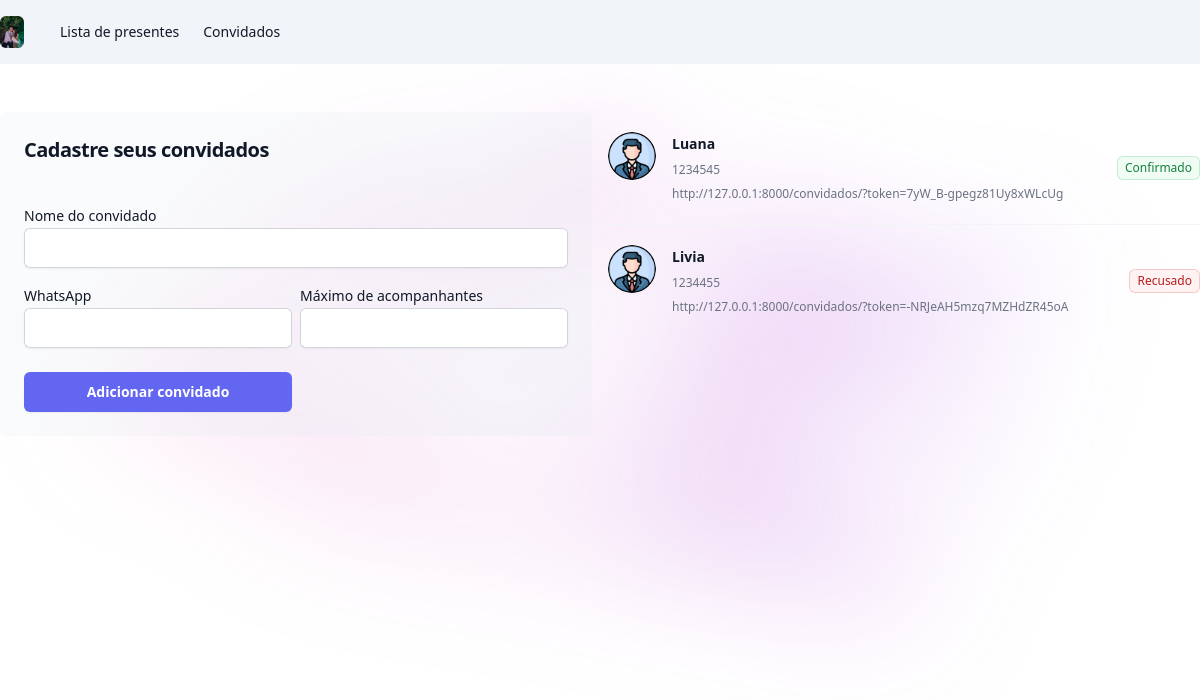
Page /noivos/lista_convidados on the committed database.
### noivos/models.py (models this page shows, shortened)
class Convidados(models.Model):
    status_choices = (
        ('AC', 'Aguardando confirmação'),
        ('C', 'Confirmado'),
        ('R', 'Recusado')
    )
    nome_convidado = models.CharField(max_length=100)
    whatsapp = models.CharField(max_length=25, null=True, blank=True)
    maximo_acompanhantes = models.PositiveIntegerField(default=0)
    token = models.CharField(max_length=25)
    status = models.CharField(max_length=2, choices=status_choices, default='AC')
    @property
    def link_convite(self):
        return f'http://127.0.0.1:8000/convidados/?token={self.token}'

### noivos/views.py (the view, shortened to what this page needs)
# urls.py: path('lista_convidados', views.lista_convidados, name ="lista_convidados")
def lista_convidados(request):
    if request.method == "GET":
        convidados = Convidados.objects.all()
        return render(request, 'lista_convidados.html', {'convidados': convidados})

### noivos/templates/lista_convidados.html
{% extends "base.html" %}
{% load static %}
{% block 'body' %}
{% include "partials/navbar.html" %}
    <div class="max-w-7xl mx-auto mt-12">
        <div class="grid gap-4 grid-cols-2">
            <div class="bg-slate-200/20 p-6 rounded-md">
              <form action="{% url 'lista_convidados' %}" method="POST">{% csrf_token %}
                <h2 class="text-balance text-xl font-semibold tracking-tight text-gray-900">Cadastre seus convidados</h2>
                <br>
                <label class="mt-4 block text-sm leading-6 text-gray-900">Nome do convidado</label>
                <input type="text" name="nome_convidado" class="block w-full rounded-md border-0 px-3.5 py-2 text-gray-900 shadow-sm ring-1 ring-inset ring-gray-300 placeholder:text-gray-400 focus:ring-2 focus:ring-inset focus:ring-indigo-600 sm:text-sm sm:leading-6">
                <div class="grid grid-cols-2 gap-2">
                    <div>
                        <label class="mt-4 block text-sm leading-6 text-gray-900">WhatsApp</label>
                        <input type="text" name="whatsapp" class="block w-full rounded-md border-0 px-3.5 py-2 text-gray-900 shadow-sm ring-1 ring-inset ring-gray-300 placeholder:text-gray-400 focus:ring-2 focus:ring-inset focus:ring-indigo-600 sm:text-sm sm:leading-6">
                    </div>
                    <div>
                        <label class="mt-4 block text-sm leading-6 text-gray-900">Máximo de acompanhantes</label>
                        <input type="number" name="maximo_acompanhantes" class="block w-full rounded-md border-0 px-3.5 py-2 text-gray-900 shadow-sm ring-1 ring-inset ring-gray-300 placeholder:text-gray-400 focus:ring-2 focus:ring-inset focus:ring-indigo-600 sm:text-sm sm:leading-6">
                    </div>
                    <input type="submit" class="rounded-md mt-4 bg-indigo-500 px-3.5 py-2.5 text-sm font-semibold text-white shadow-sm hover:bg-indigo-400 focus-visible:outline focus-visible:outline-2 focus-visible:outline-offset-2 focus-visible:outline-indigo-400" value="Adicionar convidado">
                </div>
              </form>
            </div>
            <div>
                <ul role="list" class="divide-y divide-gray-100">
                    {% for convidado in convidados %}
                      <li class="flex items-center justify-between gap-x-6 py-5">
                        <div class="flex min-w-0 gap-x-4">
                          <img class="h-12 w-12 flex-none rounded-full bg-gray-50" src="{% static 'noivos/img/default.png' %}" alt="">
                          <div class="min-w-0 flex-auto">
                            <p class="text-sm font-semibold leading-6 text-gray-900">{{convidado.nome_convidado}}</p>
                            <p class="mt-1 truncate text-xs leading-5 text-gray-500">{{convidado.whatsapp}}</p>
                            <p class="mt-1 text-xs leading-5 text-gray-500">{{convidado.link_convite}}</p>
                          </div>
                        </div>
                        <span class="inline-flex items-center rounded-md px-2 py-1 text-xs font-medium ring-1 ring-inset {% if convidado.status == 'AC' %}text-indigo-700 bg-indigo-50 ring-indigo-600/20{% elif convidado.status == 'C'%}text-green-700 bg-green-50 ring-green-600/20{% else %}text-red-700 bg-red-50 ring-red-600/20{% endif %}">{{convidado.get_status_display}}</span>
                      </li>
                    {% endfor %}
                  </ul>
            </div>
        </div>
    </div>
{% endblock %}

### rows in the picture
Convidados: nome_convidado "Luana", whatsapp "1234545", link_convite "http://127.0.0.1:8000/convidados/?token=7yW_B-gpegz81Uy8xWLcUg", status "Confirmado"
Convidados: nome_convidado "Livia", whatsapp "1234455", link_convite "http://127.0.0.1:8000/convidados/?token=-NRJeAH5mzq7MZHdZR45oA", status "Recusado"
